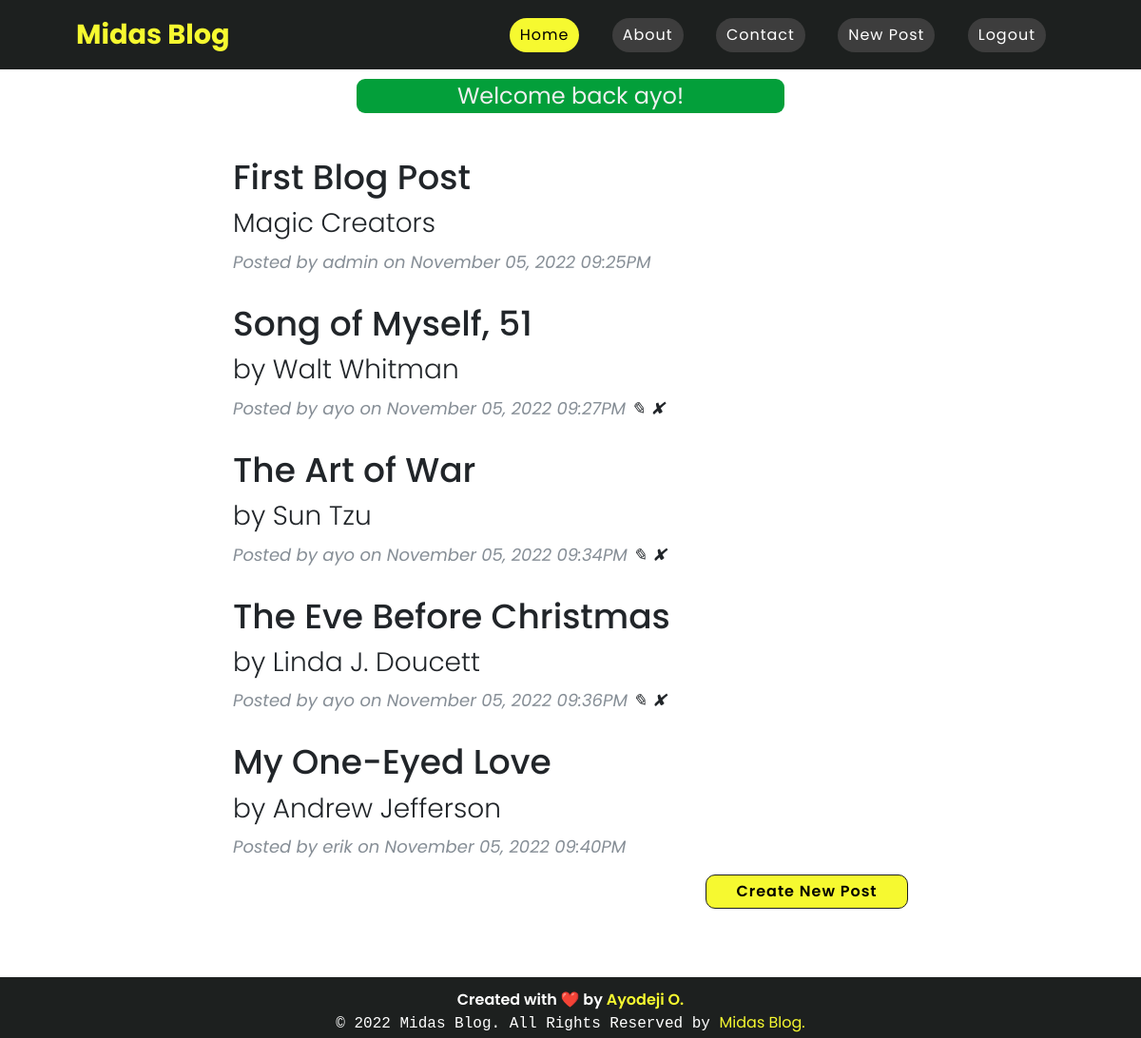
/ (signed in), run on the app's committed database.
### app.py (models this page shows, shortened)
class User(db.Model, UserMixin):
    __tablename__ = "users"
    id = db.Column(db.Integer(), primary_key=True)
    username = db.Column(db.String(25), nullable=False, unique=True)
    email = db.Column(db.String(50), nullable=False, unique=True)
    password_hash = db.Column(db.Text(), nullable=False)
    blogs = relationship("Blog", back_populates="author")
    comments = relationship("Comment", back_populates="comment_author")
    joined_at = db.Column(db.DateTime(), default=datetime.utcnow, index=True)

class Blog(db.Model):
    __tablename__ = "blog_posts"
    id = db.Column(db.Integer, primary_key=True)
    author_id = db.Column(db.Integer, db.ForeignKey("users.id"))
    author = relationship("User", back_populates="blogs")
    title = db.Column(db.String(250), unique=True, nullable=False)
    subtitle = db.Column(db.String(250), nullable=False)
    date = db.Column(db.String(250), nullable=False)
    body = db.Column(db.Text, nullable=False)
    img_url = db.Column(db.String(250), nullable=False)
    comments = relationship("Comment", back_populates="parent_post")

### app.py (the view)
@app.route("/")
def dashboard():
    blogs = Blog.query.all()
    user = current_user
    if user.is_authenticated:
        flash("Welcome back", "success")
    else:
        pass
    return render_template("dashboard.html", all_posts=blogs, user=user)

### app.py (called while the page is built)
@login_manager.user_loader
def user_loader(user_id):
    return User.query.get(int(user_id))

### templates/dashboard.html (shortened to what this page needs)
<!DOCTYPE html>
<html lang="en">
  <head>
  <link href="{{ url_for('static', filename='vendor/bootstrap/css/bootstrap.min.css') }}" rel="stylesheet"/>
    <link
      rel="stylesheet"
      href="{{url_for('static',filename='css/style.css')}}"
    />
    <link
      rel="stylesheet"
      href="https://unicons.iconscout.com/release/v4.0.0/css/line.css"
    />
  </head>
  <body>
    <header>
      <a href="{{url_for('dashboard')}}" class="logo">Midas Blog</a>
      <div class="navigation">
        {% if current_user.is_authenticated %}
        <a href="{{url_for('dashboard')}}" class="btn active">Home</a>
        <a href="{{url_for('about')}}" class="btn">About</a>
        <a href="{{url_for('contact')}}#contact" class="btn">Contact</a>
        <a href="{{url_for('add_new_post')}}" class="btn">New Post</a>
        <a href="{{url_for('logout')}}" class="btn">Logout</a>
        {% else %}
        <a href="{{url_for('dashboard')}}" class="btn active">Home</a>
        <a href="{{url_for('about')}}" class="btn">About</a>
        <a href="{{url_for('contact')}}#contact" class="btn">Contact</a>
        <a href="{{url_for('login')}}" class="btn">Login</a>
        <a href="{{url_for('register')}}" class="btn">Sign Up</a>
        {% endif %}
    </div>
</header>
    {% with success = get_flashed_messages(category_filter=["success"]) %}
    {% if success %}
    <div class="success-flash">
    {% for message in success %}
    <p>{{ message }} {{ user.username }}!</p>
    {% endfor %}
    </div>
    {% endif %}
    {% endwith %}
    <main class="container">  <div class="container">
      <div class="row">
        <div class="col-lg-8 col-md-10 mx-auto create-new">
          {% for post in all_posts %}
          <div class="post-preview">
            <a href="{{ url_for('show_post', post_id=post.id) }}">
              <h2 class="post-title">
                {{post.title}}
              </h2>
              <h3 class="post-subtitle">
                {{post.subtitle}}
              </h3>
            </a>
            <p class="post-meta">Posted by
              {{post.author.username}}
              on {{post.date}}
              {% if current_user.id == post.author.id %}
              <a href="{{url_for('edit_post', post_id=post.id) }}">✎</a>
              <a href="{{url_for('delete_post', post_id=post.id) }}">✘</a>
            {% endif %}
            </p>
          </div>
          {% endfor %}
          {% if current_user.is_authenticated %}
          <div class="clearfix create-new">
            <a class="btn btn-primary float-right" href="{{url_for('add_new_post')}}">Create New Post</a>
          </div>
          {% endif %}
        </div>
      </div>
    </div>
  </main>
    <footer>
      <div class="">
        <span class="footer-title"
          >Created with &#10084;&#65039; by
          <a
            href="https://github.com/ErikMidas"
            target="_blank"
            rel="noopener noreferrer"
            >Ayodeji O.</a
          ></span
        >
        <p>
          &copy;
          Midas Blog. All Rights Reserved by <span>Midas Blog.</span>
        </p>
      </div>
    </footer>
  </body>
</html>

### static/css/style.css (style rules this page uses)
:root { --white-color: #fff; --dark-color: #1d201f; --body-bg-color: #fff; --section-bg-color: #000; --navigation-item-hover-color: --text-shadow: 0 5px 25px rgba(0, 0, 0, 0.1); --box-shadow: 0 15px 40px rgba(0, 0, 0, 0.15); --scroll-bar-color: #000; }
* { margin: 0; padding: 0; box-sizing: border-box; font-family: 'Poppins', sans-serif; }
header { z-index: 999; position: sticky; background: var(--dark-color); top: 0; left: 0; width: 100%; padding: 15px 200px; display: flex; justify-content: space-between; align-items: center; transition: 0.5s ease; }
header .logo { color: #f6f930; font-size: 1.8em; font-weight: 700; text-decoration: none; float: left; margin: 0 -120px; }
header .navigation { position: relative; padding: 0; margin: 0 -100px; display: block; }
header .navigation a { color: #fff; font-size: 1em; font-weight: 400; text-decoration: none; margin-left: 30px; }
header .navigation a.active { background-color: #f6f930; color: #000; }
.btn { color: var(--dark-color); background-color: #3d3d3d; padding: 5px 10px; letter-spacing: 1px; border-radius: 30px; transition: 0.5s ease; }
body { min-height: calc(110vh - 40px); position: relative; }
.success-flash { color: #f0f0f0; font-size: 1.5em; margin: 10px auto; border-radius: 9px; width: 450px; background-color: #039f3a; text-align: center; }
footer { background: var(--dark-color); color:#fff; text-align: center; padding: 0.75em; position: absolute; width: 100%; height: auto; left: 0; bottom: 0; }
footer div { height: 2.5rem; }
footer span { color: #f6f930; }
footer .footer-title { color: #fff; font-size: 16px; font-weight: 600; }
footer p { font-size: 16px; font-family: monospace; }
footer a { color: #f6f930; text-decoration: none; }
.post-preview > a { color: #212529; text-decoration: none; }
.post-preview > a > .post-title { font-size: 30px; margin-top: 30px; margin-bottom: 10px; }
.post-preview > a > .post-subtitle { font-weight: 300; margin: 0 0 10px; }
.post-preview > .post-meta { font-size: 18px; font-style: italic; margin-top: 0; color: #868e96; }
.post-preview > .post-meta > a { text-decoration: none; color: #212529; }
@media only screen and (min-width: 768px) { .post-preview > a > .post-title { font-size: 36px; } }
.btn-primary { color: #000; background: #f6f930; width: 30%; margin: 0px auto; margin-bottom: 5%; border: 1px solid var(--dark-color); border-radius: 10px; cursor: pointer; transition: 0.5s ease; font-weight: 600; }
.create-new { margin-bottom: 50px; }

### data on the page
User: username "ayo"
Blog: title "First Blog Post", subtitle "Magic Creators", author.username "admin", date "November 05, 2022 09:25PM"
Blog: title "Song of Myself, 51", subtitle "by Walt Whitman", author.username "ayo", date "November 05, 2022 09:27PM"
Blog: title "The Art of War", subtitle "by Sun Tzu", author.username "ayo", date "November 05, 2022 09:34PM"
Blog: title "The Eve Before Christmas", subtitle "by Linda J. Doucett", author.username "ayo", date "November 05, 2022 09:36PM"
Blog: title "My One-Eyed Love", subtitle "by Andrew Jefferson", author.username "erik", date "November 05, 2022 09:40PM"

### other printed values
{{ message }} "Welcome back"
